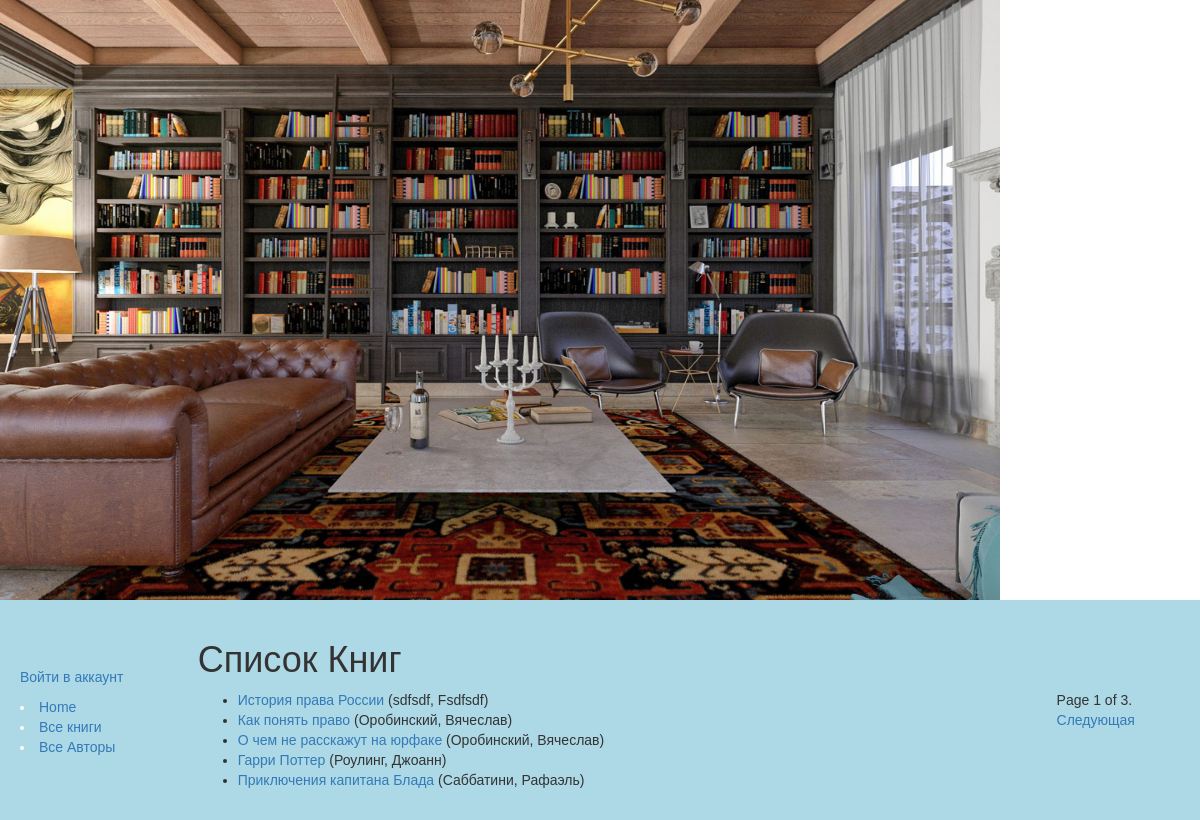
/catalog/books/, run on an earlier commit of the app's database.
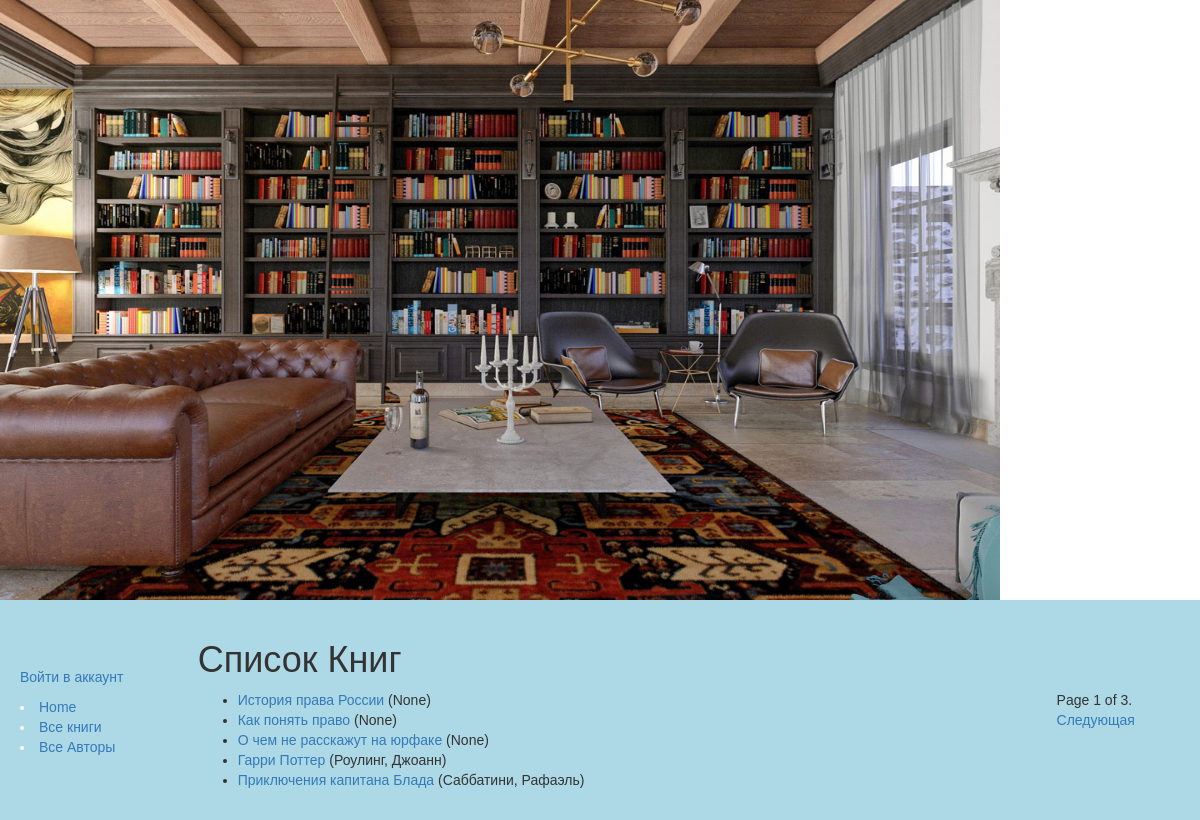
And on a later commit of the database.
### catalog/models.py (models this page shows, shortened)
class Book(models.Model):
    title = models.CharField(max_length=200)
    author = models.ForeignKey('Author', on_delete=models.SET_NULL, null=True)
    summary = models.TextField(max_length=1000, help_text="Enter a brief description of the book")
    isbn = models.CharField('ISBN',max_length=13, help_text='13 Character <a href="https://www.isbn-international.org/content/what-isbn">ISBN number</a>')
    genre = models.ManyToManyField(Genre, help_text="Select a genre for this book")
    language=models.ForeignKey("language", on_delete=models.SET_NULL, null=True)
    def display_genre(self): # НУЖНО ДЛЯ ОТОБРАЖЕНИЯ ПОЛЕЙ НА САЙТЕ
        """
        Creates a string for the Genre. This is required to display genre in Admin.
        """
        return ', '.join([genre.name for genre in self.genre.all()[:3]])
    display_genre.short_description = 'Genre'
    def get_absolute_url(self):
        return reverse('book-detail', args=[str(self.id)])

class Author(models.Model):
        first_name = models.CharField(max_length=100)
        last_name = models.CharField(max_length=100)
        date_of_birth = models.DateField(null=True, blank=True)
        date_of_death = models.DateField('Died', null=True, blank=True)
        def __str__(self):
            return '%s, %s' % (self.last_name, self.first_name)

### catalog/views.py (the view)
class BookListView(generic.ListView): #Для отображения моделей книг
    model = Book
    paginate_by = 5

### catalog/templates/catalog/book_list.html (shortened to what this page needs)
<!DOCTYPE html>
<html lang="en">
<head>
</head>
<body>
</body>
</html>
{% extends "base_generic.html" %}
    <h1>Список Книг</h1>
    {% if book_list %}
    <ul>
      {% for book in book_list %}
      <li>
        <a href="{{ book.get_absolute_url }}">{{ book.title }}</a> ({{book.author}})
      </li>
      {% endfor %}
    </ul>
    {% else %}
      <p>There are no books in the library.</p>
    {% endif %}

What changed in the data, as far as the page shows it:
changed Book "История права России": author "sdfsdf, Fsdfsdf" → "None"
changed Book "Как понять право": author "Оробинский, Вячеслав" → "None"
changed Book "О чем не расскажут на юрфаке": author "Оробинский, Вячеслав" → "None"
